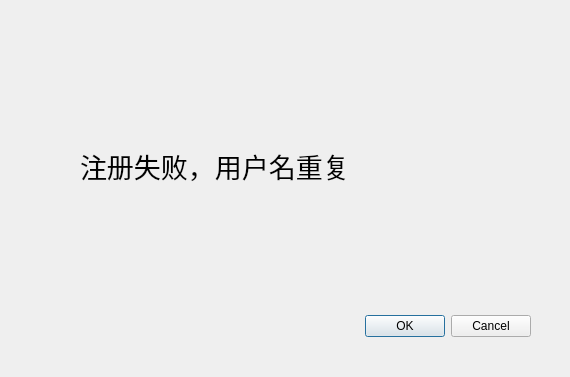
<?xml version="1.0" encoding="UTF-8"?>
<ui version="4.0">
 <class>Dialog</class>
 <widget class="QDialog" name="Dialog">
  <property name="geometry">
   <rect>
    <x>0</x>
    <y>0</y>
    <width>570</width>
    <height>377</height>
   </rect>
  </property>
  <property name="windowTitle">
   <string>Dialog</string>
  </property>
  <widget class="QDialogButtonBox" name="buttonBox">
   <property name="geometry">
    <rect>
     <x>190</x>
     <y>310</y>
     <width>341</width>
     <height>32</height>
    </rect>
   </property>
   <property name="orientation">
    <enum>Qt::Horizontal</enum>
   </property>
   <property name="standardButtons">
    <set>QDialogButtonBox::Cancel|QDialogButtonBox::Ok</set>
   </property>
  </widget>
  <widget class="QLabel" name="label">
   <property name="geometry">
    <rect>
     <x>80</x>
     <y>80</y>
     <width>481</width>
     <height>171</height>
    </rect>
   </property>
   <property name="font">
    <font>
     <pointsize>20</pointsize>
    </font>
   </property>
   <property name="text">
    <string>注册失败，用户名重复</string>
   </property>
  </widget>
 </widget>
 <resources/>
 <connections>
  <connection>
   <sender>buttonBox</sender>
   <signal>accepted()</signal>
   <receiver>Dialog</receiver>
   <slot>accept()</slot>
   <hints>
    <hint type="sourcelabel">
     <x>248</x>
     <y>254</y>
    </hint>
    <hint type="destinationlabel">
     <x>157</x>
     <y>274</y>
    </hint>
   </hints>
  </connection>
  <connection>
   <sender>buttonBox</sender>
   <signal>rejected()</signal>
   <receiver>Dialog</receiver>
   <slot>reject()</slot>
   <hints>
    <hint type="sourcelabel">
     <x>316</x>
     <y>260</y>
    </hint>
    <hint type="destinationlabel">
     <x>286</x>
     <y>274</y>
    </hint>
   </hints>
  </connection>
 </connections>
</ui>
